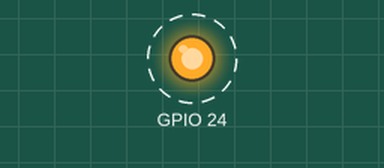
Recording of a program running on a simulated Raspberry Pi (BCM pin numbers). On the bench: output pins drawn as LEDs (lit = HIGH). Dashed ring = blinking.

Above: at 0.5 s.
Timing chart, 0 to 4.6 s (numbered marks = the images above):
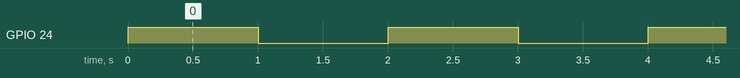

The program:

LEDblink.py
```python
# Run with sudo python3
# Flash a single LED on and then off, every 1 second
# From Adventures in Raspberry Pi
#
# GPIO 24 ... LED ... 330 ohm resistor ... GND

import RPi.GPIO as GPIO
import time

# Enabl BroadCoM number of GPIO ports:
GPIO.setmode(GPIO.BCM)
GPIO.setwarnings(False)
GPIO.setup(24, GPIO.OUT)

while True:
    GPIO.output(24, True)
    time.sleep(1)
    GPIO.output(24, False)
    time.sleep(1)
```

Measured:
- by itself, GPIO 24: alternates HIGH for 1.0 s and LOW for 1.0 s
